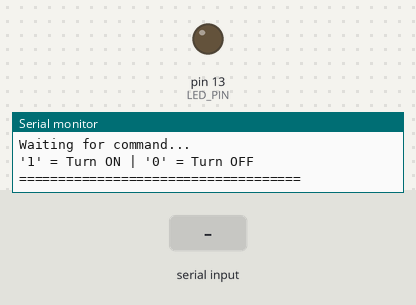
Bench run of a sketch on a simulated Arduino Uno, built with avr-gcc and run on an emulated ATmega328P. Shown: output pins drawn as LEDs (lit = HIGH), the last lines printed to the serial monitor. The test bench sets the inputs (shaded band).

Above: at 1.2 s.
1.3 s: "1" received over Serial
At 1.9 s:
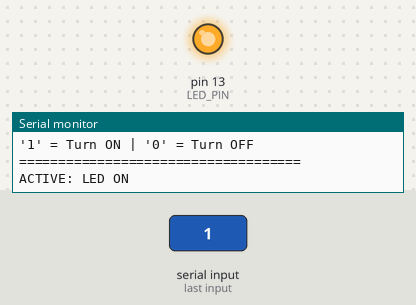
2.8 s: "0" received over Serial
At 3.1 s:
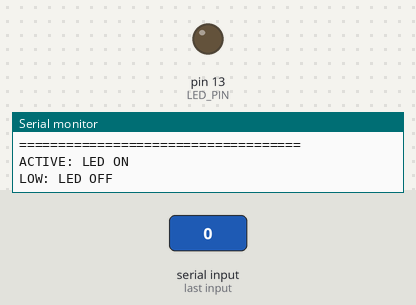
Timing chart, 0 to 5.8 s (numbered marks = the images above; inputs shaded):
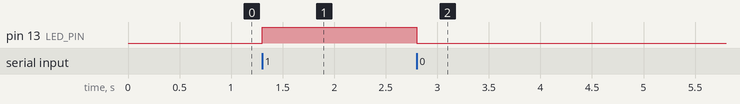

Measured:
- after the input at 1.3 s, pin 13 (LED_PIN): LOW → HIGH at once
- after the input at 2.8 s, pin 13 (LED_PIN): HIGH → LOW at once

The sketch:

ArduinoCode.ino
```cpp
/*
 * Hand Gesture Control - Arduino Receiver
 *
 * Menerima sinyal dari Python via Serial UART
 * '1' = Nyalakan LED (Fist Detected / ACTIVE)
 * '0' = Matikan LED (No Fist / LOW)
 *
 * Pin 13 = LED Built-in (bisa diganti ke pin lain)
 *
 * SMKN 2 Manokwari - Teknik Elektronika Komputer
 */

// Definisikan pin LED
#define LED_PIN 13  // Bisa diganti ke pin lain (misal: 9, 10, 11)

// Variabel untuk menyimpan state
char receivedChar = '0';
bool ledState = false;

void setup() {
  // Inisialisasi Serial
  Serial.begin(9600);  // Pastikan sama dengan Python (9600 baud)

  // Set pin LED sebagai output
  pinMode(LED_PIN, OUTPUT);

  // Matikan LED saat awal
  digitalWrite(LED_PIN, LOW);

  // Tampilkan pesan di Serial Monitor (untuk debugging)
  Serial.println("=== Hand Gesture Control Ready ===");
  Serial.println("Waiting for command...");
  Serial.println("'1' = Turn ON | '0' = Turn OFF");
  Serial.println("====================================");
}

void loop() {
  // Cek apakah ada data yang masuk dari Serial
  if (Serial.available() > 0) {
    // Baca karakter dari Serial
    receivedChar = Serial.read();

    // Proses perintah
    if (receivedChar == '1') {
      // Nyalakan LED
      digitalWrite(LED_PIN, HIGH);
      ledState = true;

      // Kirim konfirmasi ke Python (opsional)
      Serial.println("ACTIVE: LED ON");

    } else if (receivedChar == '0') {
      // Matikan LED
      digitalWrite(LED_PIN, LOW);
      ledState = false;

      // Kirim konfirmasi ke Python (opsional)
      Serial.println("LOW: LED OFF");

    } else {
      // Jika ada karakter lain, abaikan
      Serial.print("Unknown command: ");
      Serial.println(receivedChar);
    }
  }
}

// Fungsi tambahan untuk debugging
void printStatus() {
  Serial.print("LED State: ");
  Serial.println(ledState ? "ON" : "OFF");
}
```
